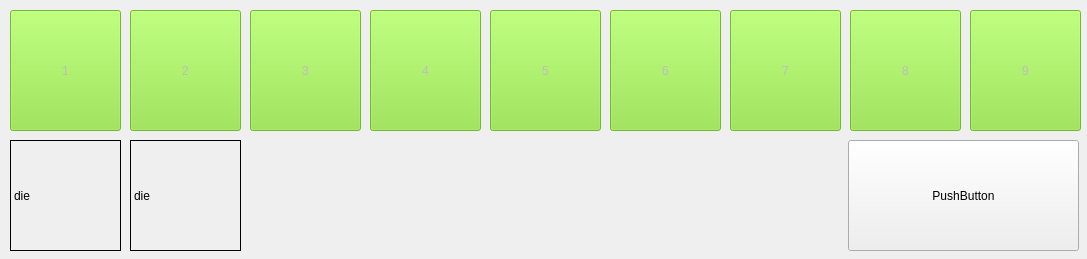
<?xml version="1.0" encoding="UTF-8"?>
<ui version="4.0">
 <class>Form</class>
 <widget class="QWidget" name="Form">
  <property name="geometry">
   <rect>
    <x>0</x>
    <y>0</y>
    <width>1087</width>
    <height>259</height>
   </rect>
  </property>
  <property name="minimumSize">
   <size>
    <width>1087</width>
    <height>259</height>
   </size>
  </property>
  <property name="maximumSize">
   <size>
    <width>1087</width>
    <height>259</height>
   </size>
  </property>
  <property name="windowTitle">
   <string>Form</string>
  </property>
  <widget class="QPushButton" name="switch1">
   <property name="enabled">
    <bool>false</bool>
   </property>
   <property name="geometry">
    <rect>
     <x>10</x>
     <y>10</y>
     <width>111</width>
     <height>121</height>
    </rect>
   </property>
   <property name="styleSheet">
    <string notr="true">background-color:rgb(138, 226, 52);</string>
   </property>
   <property name="text">
    <string>1</string>
   </property>
  </widget>
  <widget class="QPushButton" name="switch2">
   <property name="enabled">
    <bool>false</bool>
   </property>
   <property name="geometry">
    <rect>
     <x>130</x>
     <y>10</y>
     <width>111</width>
     <height>121</height>
    </rect>
   </property>
   <property name="styleSheet">
    <string notr="true">background-color:rgb(138, 226, 52);</string>
   </property>
   <property name="text">
    <string>2</string>
   </property>
  </widget>
  <widget class="QPushButton" name="switch3">
   <property name="enabled">
    <bool>false</bool>
   </property>
   <property name="geometry">
    <rect>
     <x>250</x>
     <y>10</y>
     <width>111</width>
     <height>121</height>
    </rect>
   </property>
   <property name="styleSheet">
    <string notr="true">background-color:rgb(138, 226, 52);</string>
   </property>
   <property name="text">
    <string>3</string>
   </property>
  </widget>
  <widget class="QPushButton" name="switch4">
   <property name="enabled">
    <bool>false</bool>
   </property>
   <property name="geometry">
    <rect>
     <x>370</x>
     <y>10</y>
     <width>111</width>
     <height>121</height>
    </rect>
   </property>
   <property name="styleSheet">
    <string notr="true">background-color:rgb(138, 226, 52);</string>
   </property>
   <property name="text">
    <string>4</string>
   </property>
  </widget>
  <widget class="QPushButton" name="switch5">
   <property name="enabled">
    <bool>false</bool>
   </property>
   <property name="geometry">
    <rect>
     <x>490</x>
     <y>10</y>
     <width>111</width>
     <height>121</height>
    </rect>
   </property>
   <property name="styleSheet">
    <string notr="true">background-color:rgb(138, 226, 52);</string>
   </property>
   <property name="text">
    <string>5</string>
   </property>
  </widget>
  <widget class="QPushButton" name="switch6">
   <property name="enabled">
    <bool>false</bool>
   </property>
   <property name="geometry">
    <rect>
     <x>610</x>
     <y>10</y>
     <width>111</width>
     <height>121</height>
    </rect>
   </property>
   <property name="styleSheet">
    <string notr="true">background-color:rgb(138, 226, 52);</string>
   </property>
   <property name="text">
    <string>6</string>
   </property>
  </widget>
  <widget class="QPushButton" name="switch7">
   <property name="enabled">
    <bool>false</bool>
   </property>
   <property name="geometry">
    <rect>
     <x>730</x>
     <y>10</y>
     <width>111</width>
     <height>121</height>
    </rect>
   </property>
   <property name="styleSheet">
    <string notr="true">background-color:rgb(138, 226, 52);</string>
   </property>
   <property name="text">
    <string>7</string>
   </property>
  </widget>
  <widget class="QPushButton" name="switch8">
   <property name="enabled">
    <bool>false</bool>
   </property>
   <property name="geometry">
    <rect>
     <x>850</x>
     <y>10</y>
     <width>111</width>
     <height>121</height>
    </rect>
   </property>
   <property name="styleSheet">
    <string notr="true">background-color:rgb(138, 226, 52);</string>
   </property>
   <property name="text">
    <string>8</string>
   </property>
  </widget>
  <widget class="QPushButton" name="switch9">
   <property name="enabled">
    <bool>false</bool>
   </property>
   <property name="geometry">
    <rect>
     <x>970</x>
     <y>10</y>
     <width>111</width>
     <height>121</height>
    </rect>
   </property>
   <property name="styleSheet">
    <string notr="true">background-color:rgb(138, 226, 52);</string>
   </property>
   <property name="text">
    <string>9</string>
   </property>
  </widget>
  <widget class="QPushButton" name="rollConfirm">
   <property name="geometry">
    <rect>
     <x>848</x>
     <y>140</y>
     <width>231</width>
     <height>111</height>
    </rect>
   </property>
   <property name="text">
    <string>PushButton</string>
   </property>
  </widget>
  <widget class="QLabel" name="die1Label">
   <property name="geometry">
    <rect>
     <x>10</x>
     <y>140</y>
     <width>111</width>
     <height>111</height>
    </rect>
   </property>
   <property name="frameShape">
    <enum>QFrame::Box</enum>
   </property>
   <property name="text">
    <string>die</string>
   </property>
   <property name="scaledContents">
    <bool>true</bool>
   </property>
  </widget>
  <widget class="QLabel" name="die2Label">
   <property name="enabled">
    <bool>true</bool>
   </property>
   <property name="geometry">
    <rect>
     <x>130</x>
     <y>140</y>
     <width>111</width>
     <height>111</height>
    </rect>
   </property>
   <property name="frameShape">
    <enum>QFrame::Box</enum>
   </property>
   <property name="text">
    <string>die</string>
   </property>
   <property name="scaledContents">
    <bool>true</bool>
   </property>
  </widget>
 </widget>
 <resources/>
 <connections/>
</ui>
